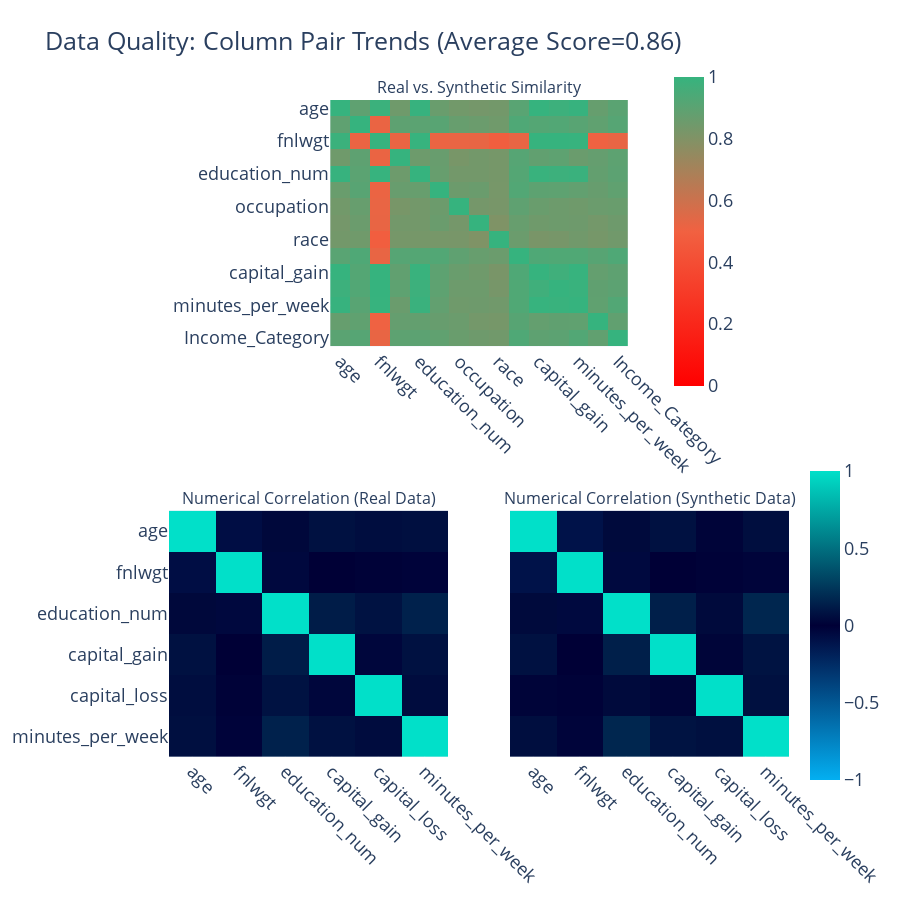

The notebook cell saved with this chart:
### Code cell
print(gen_quality.get_details(property_name="Column Shapes"))
print(gen_quality.get_details(property_name="Column Pair Trends"))
gen_quality.get_visualization(property_name="Column Shapes")
gen_quality.get_visualization(property_name="Column Pair Trends")

### Figure 1 — Plotly figure (JSON) as saved in the notebook; plotly's stock layout.template omitted (floating-point values rounded to 4 significant figures; data arrays with more than 128 entries replaced by an {"elided": "..."} marker saying what was removed)
{"data": [{"coloraxis": "coloraxis", "hovertemplate": "<b>Column Pair</b><br>(%{x},%{y})<br><br>Similarity: %{z}<extra></extra>", "type": "heatmap", "x": ["age", "workclass", "fnlwgt", "education", "education_num", "marital_status", "occupation", "relationship", "race", "sex", "capital_gain", "capital_loss", "minutes_per_week", "native_country", "Income_Category"], "xaxis": "x", "y": ["age", "workclass", "fnlwgt", "education", "education_num", "marital_status", "occupation", "relationship", "race", "sex", "capital_gain", "capital_loss", "minutes_per_week", "native_country", "Income_Category"], "yaxis": "y", "z": {"elided": "15x15 float values"}}, {"coloraxis": "coloraxis2", "customdata": [[1.0, -0.102, 0.044, 0.075, 0.018, 0.061], [-0.102, 1.0, -0.049, -0.002, -0.009, -0.022], [0.044, -0.049, 1.0, 0.139, 0.043, 0.17], [0.075, -0.002, 0.139, 1.0, 0.023, 0.083], [0.018, -0.009, 0.043, 0.023, 1.0, 0.07], [0.061, -0.022, 0.17, 0.083, 0.07, 1.0]], "hovertemplate": "<b>Correlation</b><br>(%{x},%{y})<br><br>Synthetic: %{z}<br>(vs. Real: %{customdata})<extra></extra>", "type": "heatmap", "x": ["age", "fnlwgt", "education_num", "capital_gain", "capital_loss", "minutes_per_week"], "xaxis": "x2", "y": ["age", "fnlwgt", "education_num", "capital_gain", "capital_loss", "minutes_per_week"], "yaxis": "y2", "z": [[1.0, -0.077, 0.037, 0.078, 0.058, 0.069], [-0.077, 1.0, -0.043, 0.0, -0.01, -0.019], [0.037, -0.043, 1.0, 0.123, 0.08, 0.148], [0.078, 0.0, 0.123, 1.0, -0.032, 0.078], [0.058, -0.01, 0.08, -0.032, 1.0, 0.054], [0.069, -0.019, 0.148, 0.078, 0.054, 1.0]]}, {"coloraxis": "coloraxis2", "customdata": [[1.0, -0.077, 0.037, 0.078, 0.058, 0.069], [-0.077, 1.0, -0.043, 0.0, -0.01, -0.019], [0.037, -0.043, 1.0, 0.123, 0.08, 0.148], [0.078, 0.0, 0.123, 1.0, -0.032, 0.078], [0.058, -0.01, 0.08, -0.032, 1.0, 0.054], [0.069, -0.019, 0.148, 0.078, 0.054, 1.0]], "hovertemplate": "<b>Correlation</b><br>(%{x},%{y})<br><br>Synthetic: %{z}<br>(vs. Real: %{customdata})<extra></extra>", "type": "heatmap", "x": ["age", "fnlwgt", "education_num", "capital_gain", "capital_loss", "minutes_per_week"], "xaxis": "x3", "y": ["age", "fnlwgt", "education_num", "capital_gain", "capital_loss", "minutes_per_week"], "yaxis": "y3", "z": [[1.0, -0.102, 0.044, 0.075, 0.018, 0.061], [-0.102, 1.0, -0.049, -0.002, -0.009, -0.022], [0.044, -0.049, 1.0, 0.139, 0.043, 0.17], [0.075, -0.002, 0.139, 1.0, 0.023, 0.083], [0.018, -0.009, 0.043, 0.023, 1.0, 0.07], [0.061, -0.022, 0.17, 0.083, 0.07, 1.0]]}], "layout": {"annotations": [{"font": {"size": 16}, "showarrow": false, "text": "Real vs. Synthetic Similarity", "x": 0.5, "xanchor": "center", "xref": "paper", "y": 1, "yanchor": "bottom", "yref": "paper"}, {"font": {"size": 16}, "showarrow": false, "text": "Numerical Correlation (Real Data)", "x": 0.225, "xanchor": "center", "xref": "paper", "y": 0.375, "yanchor": "bottom", "yref": "paper"}, {"font": {"size": 16}, "showarrow": false, "text": "Numerical Correlation (Synthetic Data)", "x": 0.775, "xanchor": "center", "xref": "paper", "y": 0.375, "yanchor": "bottom", "yref": "paper"}], "coloraxis": {"cmax": 1, "cmin": 0, "colorbar": {"len": 0.5, "x": 0.8, "y": 0.8}, "colorscale": [[0, "#FF0000"], [0.5, "#F16141"], [1, "#36B37E"]]}, "coloraxis2": {"cmax": 1, "cmin": -1, "colorbar": {"len": 0.5, "y": 0.2}, "colorscale": [[0, "#03AFF1"], [0.5, "#000036"], [1, "#01E0C9"]]}, "font": {"size": 18}, "height": 900, "title": {"text": "Data Quality: Column Pair Trends (Average Score=0.86)"}, "width": 900, "xaxis": {"anchor": "y", "domain": [0.26, 0.74], "tickangle": 45}, "xaxis2": {"anchor": "y2", "domain": [0, 0.45], "tickangle": 45}, "xaxis3": {"anchor": "y3", "domain": [0.55, 1], "matches": "x2", "tickangle": 45}, "yaxis": {"anchor": "x", "autorange": "reversed", "domain": [0.625, 1]}, "yaxis2": {"anchor": "x2", "autorange": "reversed", "domain": [0, 0.375]}, "yaxis3": {"anchor": "x3", "autorange": "reversed", "domain": [0, 0.375], "matches": "y2", "visible": false}}}
